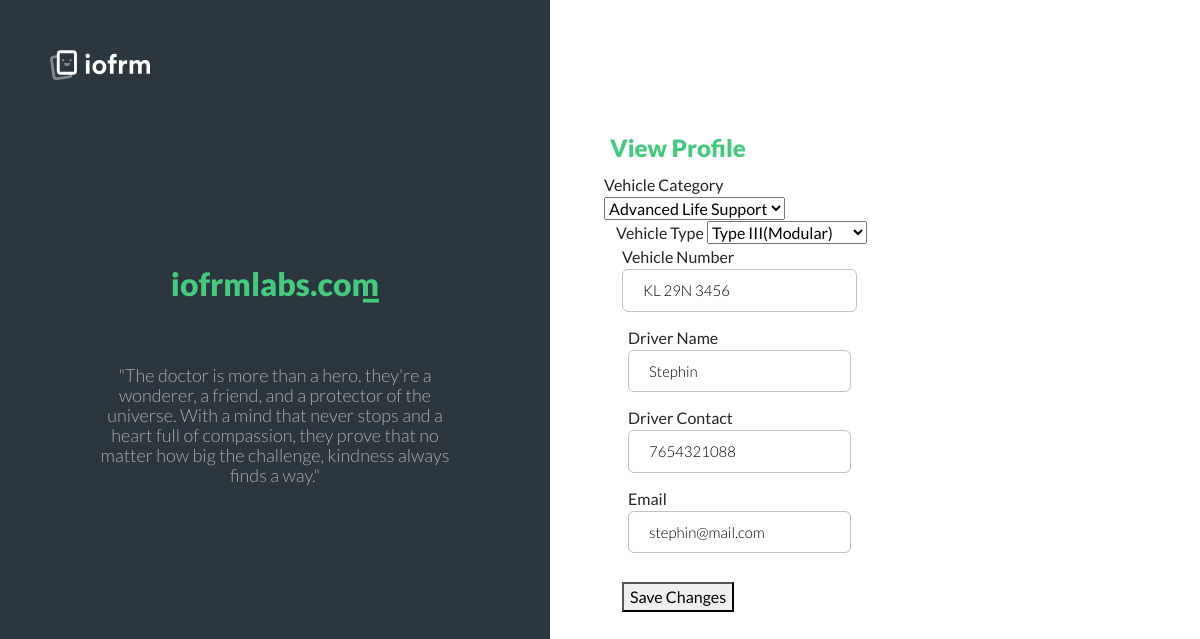
Screenshot of /ambprofedit/22/ with the database file from the repository.
### imfapp/models.py (models this page shows)
class AmbulanceRegister(models.Model):
   vehicle_category=models.CharField(max_length=255)
   vehicle_type=models.CharField(max_length=255)
   vehicle_no=models.CharField(max_length=255)
   driver_name=models.CharField(max_length=255)
   driver_contact=models.CharField(max_length=15)
   hosp_id=models.ForeignKey('Login',on_delete=models.CASCADE,related_name='hosp_loginid')
   amb_login_id=models.ForeignKey('Login',on_delete=models.CASCADE,related_name='amb_login')

class Login(models.Model):
    email = models.EmailField()
    password = models.CharField(max_length=255)
    usertype=models.IntegerField(default=0,null=True)
    login_status=models.IntegerField(default=0)

### imfapp/views.py (the view)
# urls.py: path('ambprofedit/<int:id>/',views.ambprofedit,name='ambprofedit'),
def ambprofedit(request,id):
   amb_data=get_object_or_404(AmbulanceRegister,amb_login_id=id)
   if request.method=='POST':
        form1=amb_form(request.POST,instance=amb_data)
        form2=amb_login_form(request.POST,instance=amb_data.amb_login_id)
        if form1.is_valid() and form2.is_valid():
            form1.save()
            form2.save()
            return redirect('view_amb')
   else:
        form1=amb_form(instance=amb_data)
        form2=amb_login_form(instance=amb_data.amb_login_id)
   return render(request,'ambprofedit.html',{'form':form1,'login':form2})

### imfapp/forms.py
class amb_form(forms.ModelForm):
    category_choices=(
        ('basic life support','Basic Life Support'),('advanced life support','Advanced Life Support'),('critical care support','Critical Care Support')
    )
    vehicle_category=forms.ChoiceField(choices=category_choices,widget=forms.Select())
    type_choices=(
        ('type I(truck-based)','Type I(Truck-based)'),('type II(van-based)','Type II(Van-based)'),('type III(modular)','Type III(Modular)')
    )
    vehicle_type=forms.ChoiceField(choices=type_choices,widget=forms.Select())
    class Meta:
        model=AmbulanceRegister
        fields=['vehicle_category','vehicle_type','vehicle_no','driver_name','driver_contact']
        widget={
            'vehicle_category':forms.Select(attrs={'class':'form-control'}),
            'vehicle_type':forms.Select(attrs={'class':'form-control'}),
            'vehicle_no':forms.TextInput(attrs={'class':'form-control'}),
            'driver_name':forms.TextInput(attrs={'class':'form-control'}),
            'driver_contact':forms.TextInput(attrs={'class':'form-control'})
        }

class amb_login_form(forms.ModelForm):
    class Meta:
        model=Login
        fields=['email']

### imfapp/templates/ambprofedit.html (shortened to what this page needs)
{% load static %}
<!DOCTYPE html>
<html lang="en">
<head>
    <link rel="stylesheet" type="text/css" href="{% static 'reg/css/bootstrap.min.css' %}">
    <link rel="stylesheet" type="text/css" href="{% static 'reg/css/fontawesome-all.min.css' %}">
    <link rel="stylesheet" type="text/css" href="{% static 'reg/css/iofrm-style.css' %}">
    <link rel="stylesheet" type="text/css" href="{% static 'reg/css/iofrm-theme30.css' %}">
</head>
<body>
    <div class="form-body on-top-mobile">
        <div class="website-logo">
            <a href="index.html">
                <div class="logo">
                </div>
            </a>
        </div>
        <div class="iofrm-layout">
            <div class="img-holder">
                <div class="bg"></div>
                <div class="info-holder simple-info">
                    <div class="mb-5">
                        <div class="type-animation">
                            <h2 class="mb-2 animated">iofrmlabs.com</h2>
                        </div>
                    </div>
                    <div><p>"The doctor is more than a hero. they're a wonderer, a friend, and a protector of the universe. With a mind that never stops and a heart full of compassion, they prove that no matter how big the challenge, kindness always finds a way."</p></div>
                </div>
            </div>
            <div class="form-holder">
                <div class="form-content">
                    <div class="form-items">
                        <h3>View Profile </h3>
                        <form action="" method="post" class="container-custom-padding" enctype="multipart/form-data">
                            <div class="row">
                                <div class="col-12 col-sm-6">Vehicle Category
                                {{form.vehicle_category}}
                                </div>
                                <div >Vehicle Type
                                    {{form.vehicle_type}}
                            </div>
                                <div class="row">
                                    <div class="col-12 col-sm-6">Vehicle Number
                                        {{form.vehicle_no}}
                                    </div>
                                <div class="row">
                                <div class="col-12 col-sm-6">Driver Name
                                    {{form.driver_name}}
                                </div>
                            </div>
                            <div class="row">
                                <div class="col-12 col-sm-6">Driver Contact
                                    {{form.driver_contact}}
                                </div>
                            </div>
                            <div class="row">
                            <div class="col-12 col-sm-6">Email
                                {{login.email}}
                            </div>
                        </div>
                        <div class="col-12 col-sm-6">
                            <div class="form-button text-right">
                                <button type="submit">Save Changes</button>
                            </div>
                        </div>
                            </div>
                        </form>
                    </div>
                </div>
            </div>
        </div>
    </div>
</body>
</html>

### imfapp/static/reg/css/iofrm-style.css (style rules this page uses)
*, body { font-family: "Lato", sans-serif; font-weight: 400; -webkit-font-smoothing: antialiased; text-rendering: optimizeLegibility; -moz-osx-font-smoothing: grayscale; }
html, body { height: 100%; }
.form-body { background-color: #0093FF; height: 100%; }
.iofrm-layout { display: -webkit-box; display: -moz-box; display: -ms-flexbox; display: -webkit-flex; display: flex; height: 100%; }
.website-logo { display: inline-block; position: absolute; z-index: 1000; top: 50px; left: 50px; right: initial; bottom: initial; }
.website-logo a { display: inline-block; }
.website-logo .logo { display: inline-block; background-image: url("../images/logo-light.svg"); background-size: contain; background-repeat: no-repeat; }
.img-holder { display: inline-block; position: absolute; top: 0; left: 0; width: 550px; min-height: 700px; height: 100%; overflow: hidden; background-color: #000000; padding: 60px; text-align: center; z-index: 999; }
.img-holder .info-holder { position: relative; top: 50%; -webkit-transform: translateY(-50%); -moz-transform: translateY(-50%); -ms-transform: translateY(-50%); transform: translateY(-50%); }
.img-holder .info-holder h2 { display: inline-block; color: #fff; text-align: left; font-size: 32px; font-weight: 900; margin-bottom: 30px; max-width: 378px; }
.img-holder .info-holder p { display: inline-block; color: #fff; text-align: left; font-size: 18px; font-weight: 300; line-height: 20px; margin-bottom: 50px; width: 100%; max-width: 378px; padding-right: 30px; }
.img-holder .info-holder.simple-info p { padding-right: 0; }
.img-holder .bg { position: absolute; opacity: 0.23; left: 0; top: 0; width: 100%; height: 100%; background-image: url("../images/img1.jpg"); background-size: cover; background-position: center; z-index: -1; }
@media (min-height: 700px) { .img-holder { position: fixed; } }
@media (min-height: 700px) { .website-logo { position: fixed; } }
.container-custom-padding > .row > [class^=col] { padding-left: 0.4rem; padding-right: 0.4rem; }
.container-custom-padding > .row > [class^=col]:first-child { padding-left: 0; }
.form-holder { margin-left: 550px; width: 100%; }
.form-holder .form-content { position: relative; text-align: center; display: -webkit-box; display: -moz-box; display: -ms-flexbox; display: -webkit-flex; display: flex; -webkit-justify-content: center; justify-content: center; -webkit-align-items: center; align-items: center; padding: 60px; min-height: 100%; }
.form-content { position: relative; background-color: #0093FF; }
.form-content .form-items { display: inline-block; width: 100%; max-width: 340px; text-align: left; -webkit-transition: all 0.4s ease; transition: all 0.4s ease; }
.form-content h3 { color: #fff; text-align: left; font-size: 24px; font-weight: 900; margin-bottom: 10px; }
.form-content input, .form-content .dropdown-toggle.btn-default { width: 100%; padding: 9px 20px; text-align: left; border: 0; outline: 0; border-radius: 6px; background-color: #fff; font-size: 15px; font-weight: 300; color: #8D8D8D; -webkit-transition: all 0.3s ease; transition: all 0.3s ease; margin-bottom: 14px; height: inherit; }
.form-content .form-button { margin-top: 0.9rem; margin-bottom: 1.5rem; }
.form-content form { margin-bottom: 30px; }
.form-content .row { margin-right: -6px; margin-left: -6px; }
.form-items { position: relative; }
.type-animation > * { position: relative; margin: 0 auto; white-space: nowrap; overflow: hidden; }
.type-animation > *:before { position: absolute; content: ""; bottom: 0; right: 0; -webkit-transform-origin: top right; -moz-transform-origin: top right; -ms-transform-origin: top right; transform-origin: top right; width: 1rem; height: 0.3rem; background-color: #44C97D; animation: caret 0.75s step-end infinite, typing-caret 1.5s steps(40, end); z-index: 2; }
.type-animation > *:after { position: absolute; content: ""; width: 0%; height: 100%; top: 0; right: 0; background-color: #2B363E; animation: typing 1.5s steps(40, end); z-index: 1; }

### rows the page displays
AmbulanceRegister: vehicle_category "Advanced Life Support", vehicle_type "Type III(Modular)", vehicle_no "KL 29N 3456", driver_name "Stephin", driver_contact "7654321088"
Login: email "stephin@mail.com"
